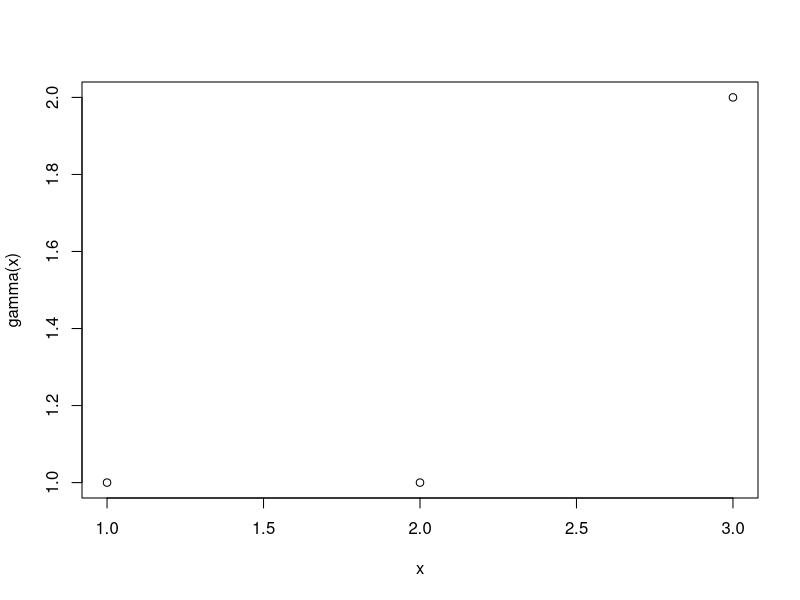
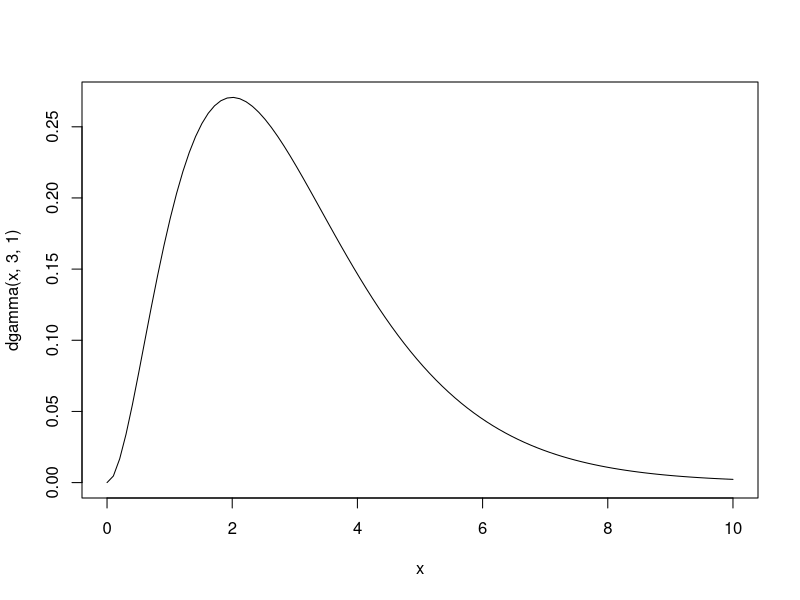

Recreate these plots in R, in order.
#
par(mfrow=c(1,1))
x = c(1,2,3)
plot(x, gamma(x))

# things happened 3 times. and happen one time in one time unit.
# then we have x, 1 time unit to 10 time unit.
# each possibility in y axsis represend how likely in x time
# unit the things happened 3 times.
x = seq(0, 10, length.out = 100)
plot(x, dgamma(x, 3, 1), type="l")
